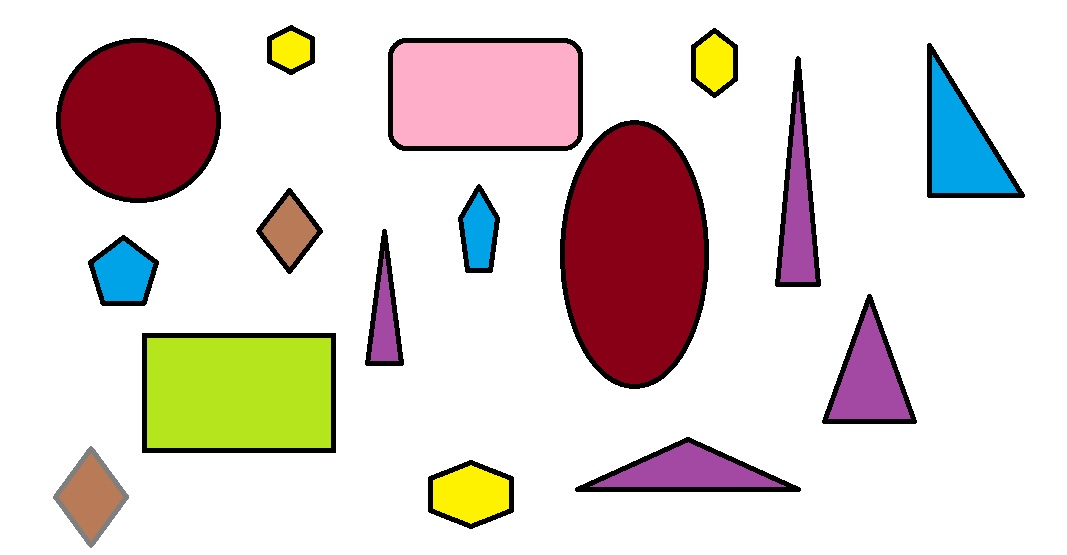
%> input picture prueba.jpg, 1067 x 555 px
$ octave operaciones_morfologicas.m   (GNU Octave 9; MATLAB toolbox functions it lacks are replaced by stand-ins)
%> lines starting %> are read from the running program, lines starting %| are printed output that depends on the picture; in (x1, y1, x2, y2) boxes, pixels count from 0 and x2, y2 are one past the last pixel; in counts of white or black regions, pixels touching at a corner belong together; the program's own positions count from 1
clear;
pkg load image;
close all;

##Script para realizar operaciones morfologicas en una imagen binarizada

##Se lee la imagen original con la funcio imread
im1=imread('prueba.jpg');
%> im1 is the input picture: size 555x1067x3 uint8; mean R, G, B 223.8, 212.1, 208.5
figure(1);subplot(2,4,1); imshow(im1); title('imagen original');

%%se puede definir el nivel de gris para binarizar con la funcion graythresh-->
nivel = graythresh(im1); %umbral de nivel de gris
%> nivel = 0.561

##im2bw es la funcion que convierte a una matriz binaria
##subplot permite mostrarvarias imagenes en un mismo figure
bw2 = im2bw(im1,nivel);
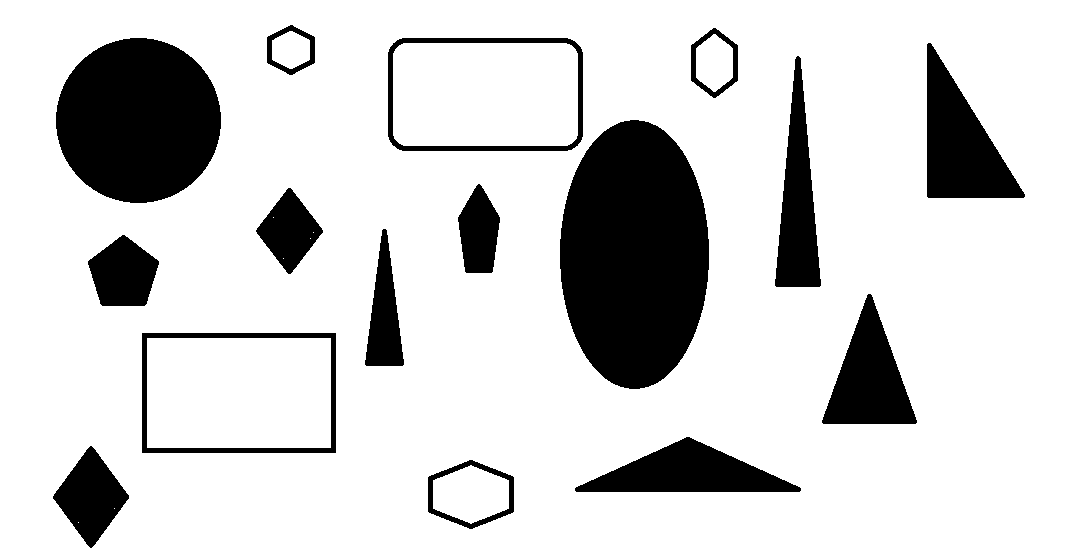
%> bw2: size 555x1067 logical; 82.3% white; 16 black regions, largest, box (x1, y1, x2, y2) and area: (560, 120, 709, 389) 31480, (56, 38, 221, 203) 21364, (927, 43, 1025, 198) 8043
subplot(2,4,2); imshow(bw2); title('imagen binarizada');

%%Definir un elemento estructurante que sirve como filtro -->
##existen diferentes tipos de filtro en este ejemplo se usa en forma de diamante
se = strel('diamond', 2); %elemento estructurante

%%Operaci髇 dilataci髇 -->
im3 = imdilate(bw2,se);
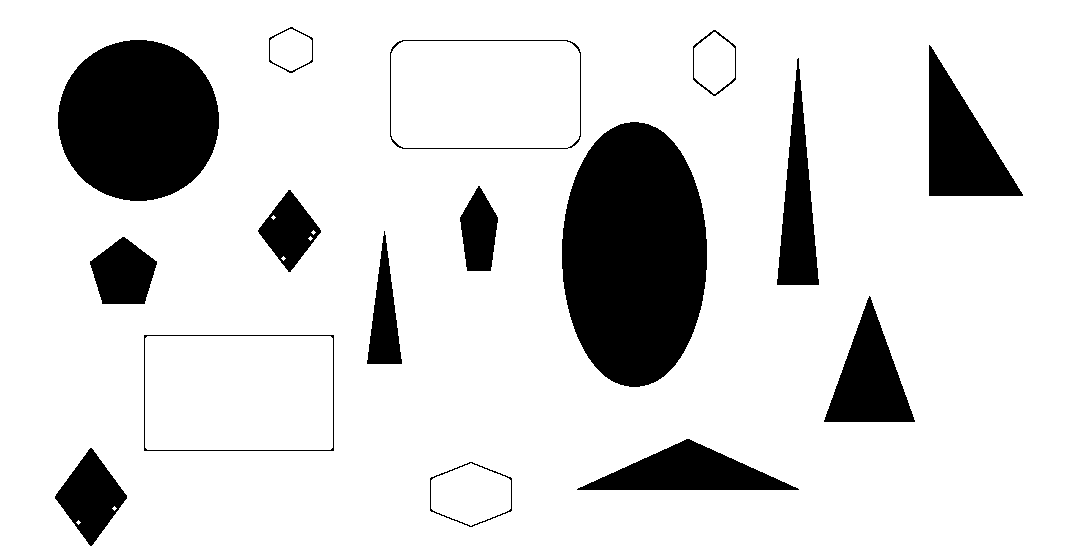
%> im3: size 555x1067 logical; 84.7% white; 16 black regions, largest, box (x1, y1, x2, y2) and area: (562, 122, 707, 387) 30260, (58, 40, 219, 201) 20440, (929, 45, 1023, 196) 7237
subplot(2,4,3); imshow(im3); title('dilataci髇');

%%Operaci髇 cerradura -->
im4=imclose(im3,se);
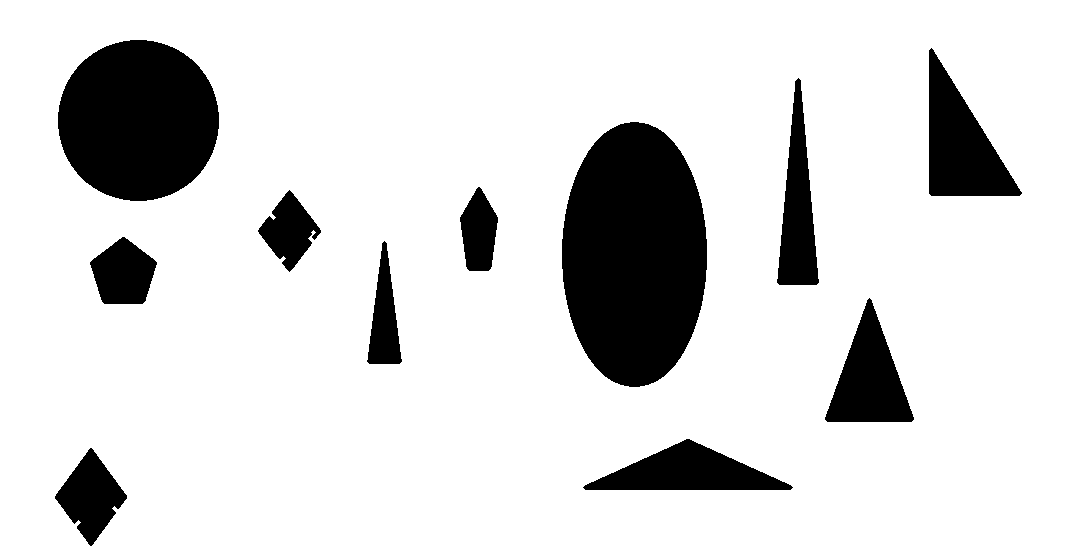
%> im4: size 555x1067 logical; 85.1% white; 11 black regions, largest, box (x1, y1, x2, y2) and area: (562, 122, 707, 387) 30260, (58, 40, 219, 201) 20440, (929, 48, 1022, 196) 7220
subplot(2,4,4); imshow(im4); title('cerradura');

%%Operaci髇 XOR -->
im5=bitxor(im4,bw2);
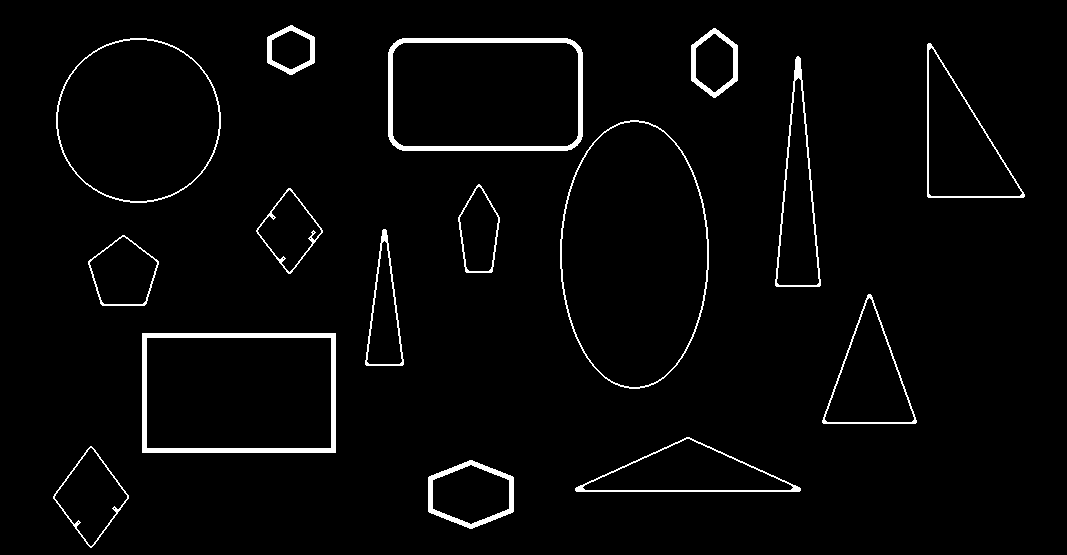
%> im5: size 555x1067 logical; 2.8% white; 16 white regions, largest, box (x1, y1, x2, y2) and area: (142, 333, 336, 453) 3040, (388, 38, 583, 151) 2850, (560, 120, 709, 389) 1220
subplot(2,4,5); imshow(im5); title('operacion XOR');

%%Operaci髇 inversi髇 -->
im6=1-im5;
subplot(2,4,6); imshow(im6); title('Operacion Inversion');

%%Operaci髇 erode -->
im3 = imerode(bw2,se);
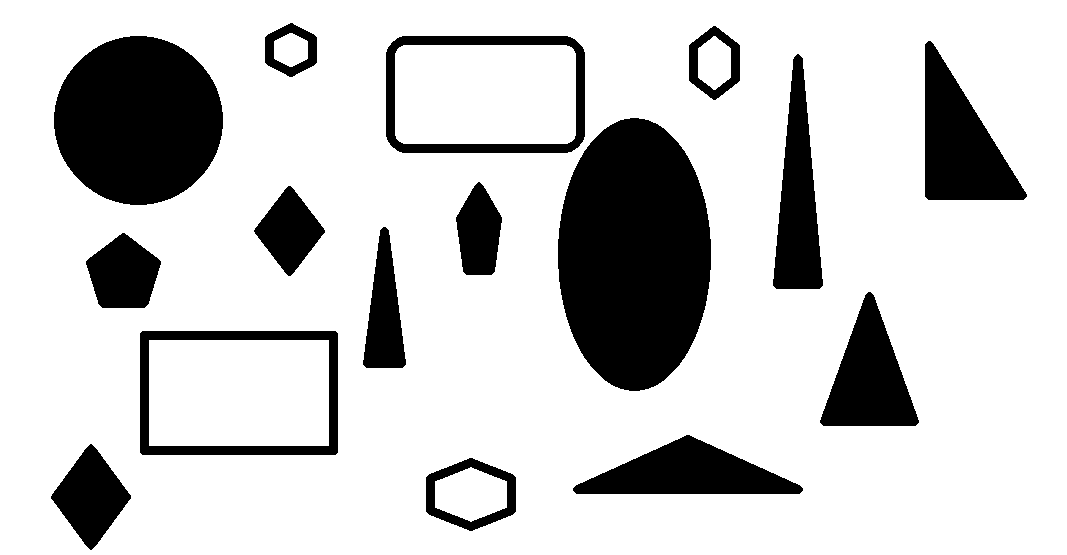
%> im3: size 555x1067 logical; 79.8% white; 16 black regions, largest, box (x1, y1, x2, y2) and area: (558, 118, 711, 391) 32716, (54, 36, 223, 205) 22304, (925, 41, 1027, 200) 8865
subplot(2,4,7); imshow(im3); title('Erosion');

%%Operaci髇 open -->
im4=imopen(im3,se);
subplot(2,4,8); imshow(im4); title('apertura');
